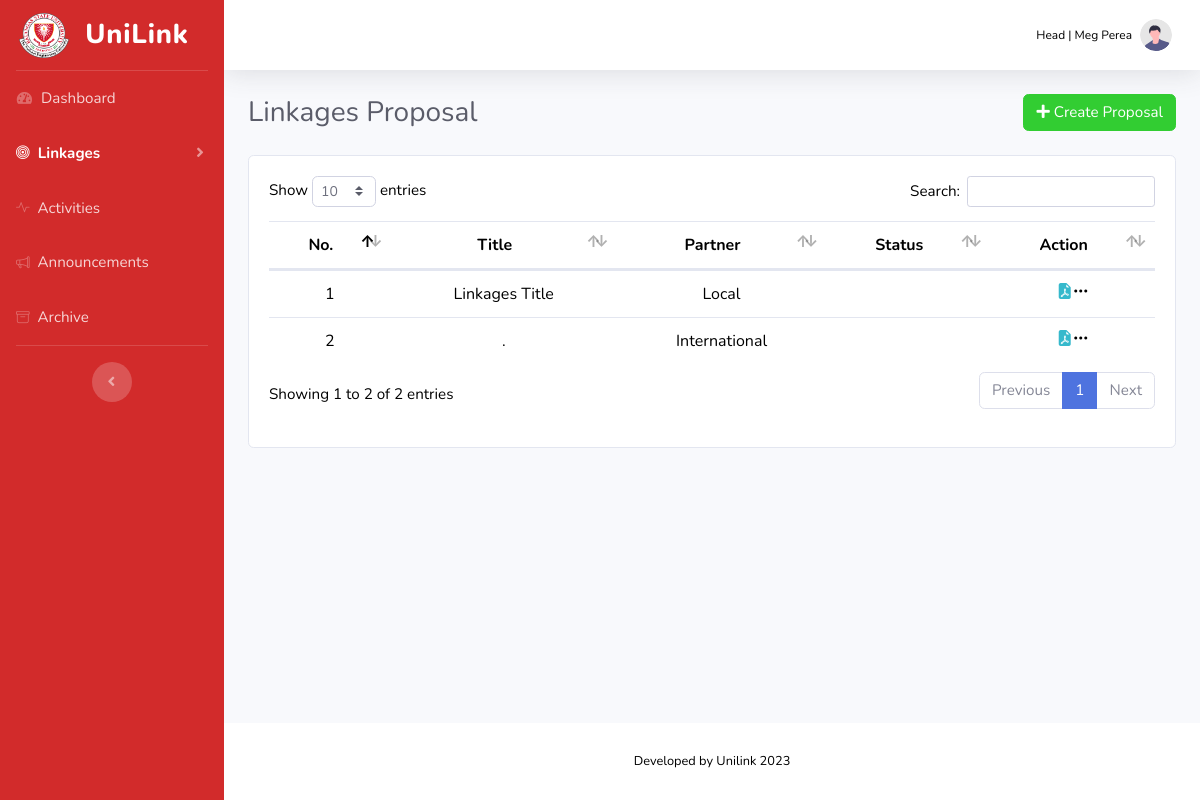
The page /HEAD/linkages.php (signed in) on the database as committed earlier.
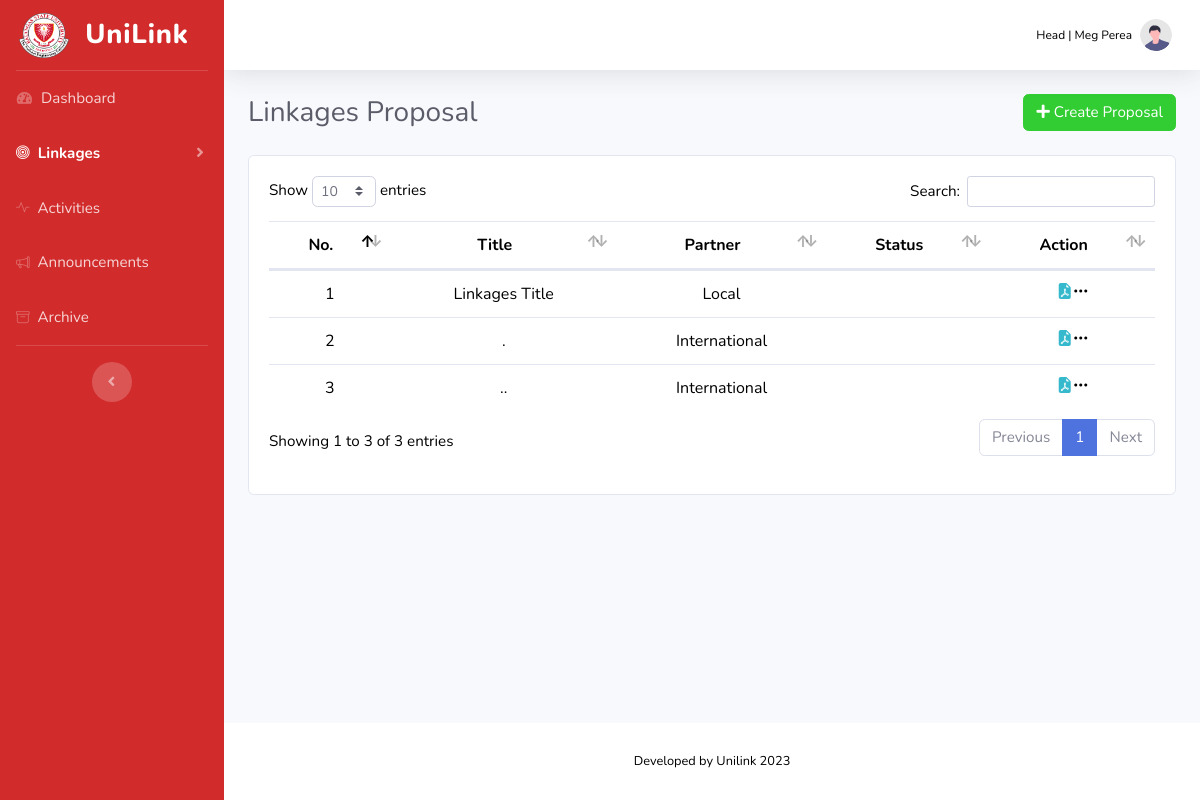
The same page on the database as committed later.
### tables this page shows
CREATE TABLE `users` (
  `id` int(11) NOT NULL,
  `title` varchar(100) NOT NULL,
  `first_name` varchar(100) NOT NULL,
  `mid_name` varchar(100) NOT NULL,
  `last_name` varchar(100) NOT NULL,
  `sex` varchar(25) NOT NULL,
  `email` varchar(100) NOT NULL,
  `campus` varchar(255) NOT NULL,
  `college_abbrev` varchar(255) NOT NULL,
  `pass` varchar(255) NOT NULL,
  `privelege` varchar(25) NOT NULL,
  `profile_pic` varchar(200) DEFAULT NULL
);

CREATE TABLE `linkages` (
  `id` int(11) NOT NULL,
  `added_by` int(11) NOT NULL,
  `title` varchar(1000) NOT NULL,
  `category` varchar(20) NOT NULL,
  `overview` longtext NOT NULL,
  `strategic_fit` longtext NOT NULL,
  `intended_outcome` longtext NOT NULL,
  `scope` longtext NOT NULL,
  `arrangement` longtext NOT NULL,
  `risk_management` longtext NOT NULL,
  `monitoring` longtext NOT NULL,
  `date_added` date NOT NULL DEFAULT current_timestamp()
);

### HEAD/linkages.php (the view, shortened to what this page needs)
<html lang="en">
  <head>
    <link href="vendor/fontawesome-free/css/all.min.css" rel="stylesheet" type="text/css">
    <link rel="stylesheet" href="https://cdn.jsdelivr.net/npm/bootstrap-icons@1.11.0/font/bootstrap-icons.css">
    <link href="css/sb-admin-2.min.css" rel="stylesheet">
    <link href="vendor/datatables/dataTables.bootstrap4.min.css" rel="stylesheet">
  </head>
  <body id="page-top">
    <div id="wrapper">
      <ul class="navbar-nav bg-gradient-primary sidebar sidebar-dark accordion" id="accordionSidebar">
        <a class="sidebar-brand d-flex align-items-center justify-content-center" href="index.php">
          <img src="../imgs/BSU.png" width="50" height="45">
          <div class="sidebar-brand-text mx-3">UniLink</div>
        </a>
        <hr class="sidebar-divider my-0">
        <li class="nav-item">
          <a class="nav-link" href="index.php">
            <i class="fas fa-fw fa-tachometer-alt"></i>
            <span>Dashboard</span>
          </a>
        </li>
        <li class="nav-item active">
                <a class="nav-link collapsed" href="#" data-toggle="collapse" data-target="#collapseTwo"
                    aria-expanded="true" aria-controls="collapseTwo">
                    <i class="bi bi-bullseye"></i>
                    <span>Linkages</span>
                </a>
        </li>
        <li class="nav-item">
          <a class="nav-link" href="activities.php">
            <i class="bi bi-activity"></i>
            <span>Activities</span>
          </a>
        </li>
        <li class="nav-item">
          <a class="nav-link" href="announcement_table.php">
            <i class="bi bi-megaphone"></i>
            <span>Announcements</span>
          </a>
        </li>
        <li class="nav-item">
          <a class="nav-link" href="docu_repo.php">
            <i class="bi bi-archive"></i>
            <span>Archive</span>
          </a>
        </li>
        <hr class="sidebar-divider">
        <div class="text-center d-none d-md-inline">
          <button class="rounded-circle border-0" id="sidebarToggle"></button>
        </div>
      </ul>
      <div id="content-wrapper" class="d-flex flex-column">
        <div id="content">
          <nav class="navbar navbar-expand navbar-light bg-white topbar mb-4 static-top shadow">
            <ul class="navbar-nav ml-auto">
              <li class="nav-item dropdown no-arrow">
                <a class="nav-link dropdown-toggle" href="#" id="userDropdown" role="button" data-toggle="dropdown" aria-haspopup="true" aria-expanded="false">
                  <?php
                      $id = $_SESSION['id'];
                      include '../db.php';
                      $sql = "SELECT * FROM `users` WHERE `id` = '$id'";
                      $result = $conn->query($sql);
                      $row = $result->fetch_assoc();
                  ?>
                    <span class="mr-2 d-none d-lg-inline custom-text-black">Head | <?=$row['first_name']." ".$row['last_name']?></span>
                  <img class="img-profile rounded-circle" src="../imgs/<?php if($row['profile_pic'] == '') {echo "#";} else {echo $row['profile_pic'];}?>">
                </a>
              </li>
            </ul>
          </nav>
          <div class="container-fluid">
                    <div class="d-flex justify-content-between align-items-center mb-4">
                        <h3 class="h3 mb-0 text-gray-800">Linkages Proposal</h3>
                        <div class="d-flex">
                            <a class="btn btn-primary rounded-fill" href="linkages_form.php" role="button">
                                <i class="fas fa-plus"></i> Create Proposal
                            </a>
                        </div>
                    </div>
                    <div class="card">
                        <div class="card-body">
                            <div class="table">
                             <table id="linkagesTable" style="width: 100%;" class="display" data-ordering="true" data-paging="true" data-searching="true">
                                <thead style='text-align: center;'>
                                    <tr>
                                        <th >No.</th>
                                        <th>Title</th>
                                        <th>Partner</th>
                                        <th>Status</th>
                                        <th>Action</th>
                                    </tr>
                                </thead>
                               <tbody>
                                <?php
                                    $sql = "SELECT * FROM linkages";
                                    $result = $conn->query($sql);
                                    $i = 1;
                                    while ($linkagesRow = $result->fetch_assoc()) {
                                ?>
                                <tr>
                                    <td class="text-center"><?=$i?></td>
                                    <td class="text-center"><?=$linkagesRow['title']?></td>
                                    <td class="text-center"><?=$linkagesRow['category']?></td>
                                    <td class="text-center"></td>
                                    <td style='text-align: center; display: flex; justify-content: center;'>
                                        <a class='bi bi-file-earmark-pdf-fill text-info' href="linkages.pdf.php?id=<?=$linkagesRow['id']?>"></a>
                                        <div class="dropdown">
                                            <span class='bi bi-three-dots' data-toggle="dropdown"></span>
                                        </div>
                                    </td>
                                </tr>
                                <?php
                                    $i++;
                                    }
                                ?>
                            </tbody>
                            </table>
                        </div>
                    </div>
                    </div>
                  </div>
        </div>
        <footer class="sticky-footer bg-white">
          <div class="container my-auto">
            <div class="copyright text-center my-auto">
              <span>Developed by Unilink 2023</span>
            </div>
          </div>
        </footer>
      </div>
      </div>
  </body>
</html>

### HEAD/linkages.php (style rules this page uses)
.custom-text-black { color: black; font-size: 12; }

Rows that differ between the two databases and show on the page:
added linkages: title "..", category "International"
Other text that changed with them:
text written by a page script: "Show entries Search: Showing 1 to 2 of 2 entries Previous 1 Next" → "Show entries Search: Showing 1 to 3 of 3 entries Previous 1 Next"
